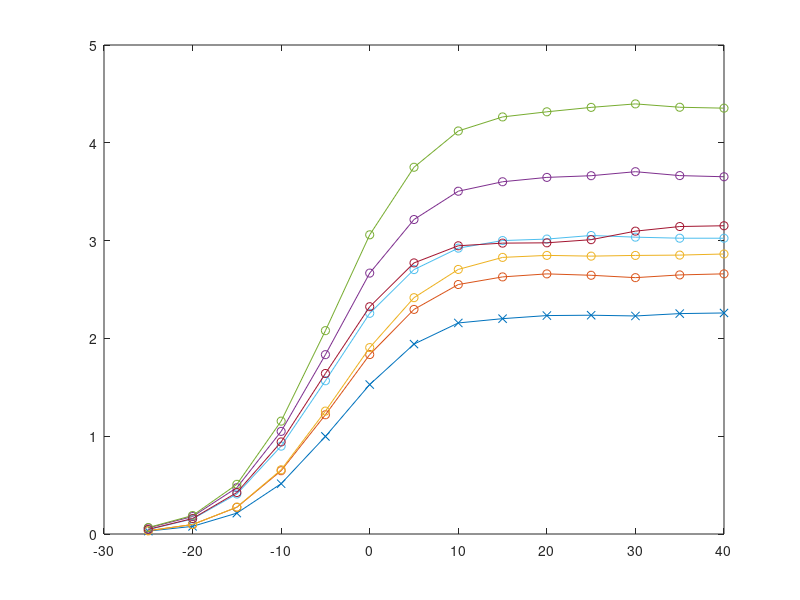

The MATLAB source for this figure: (Note: this script raises an error after producing the figure.)
load("min_master_list.mat");

load("all_master_list.mat");

max_power_list = -25:5:40;

mean_user_rates = mean(all_master_list,3);

figure(1)
plot(max_power_list,mean(min_master_list,'omitnan'),'DisplayName','Minimum secrecy rate','Marker','x');
hold on;
plot(max_power_list,mean_user_rates(:,1)','DisplayName','A1','Marker','o');
plot(max_power_list,mean_user_rates(:,2)','DisplayName','B1','Marker','o');
plot(max_power_list,mean_user_rates(:,3)','DisplayName','A2','Marker','o');
plot(max_power_list,mean_user_rates(:,4)','DisplayName','B2','Marker','o');
plot(max_power_list,mean_user_rates(:,5)','DisplayName','A3','Marker','o');
plot(max_power_list,mean_user_rates(:,6)','DisplayName','B3','Marker','o');

ax = gca;
ax.FontSize = 12;
xlim([-25 35])
xlabel('Maximum transmit power (dBm)')
ylabel('Secrecy Rate(bits/sec/Hz)')
title('Maximum transmit power against secrecy rate (4 IRS elements)')
lgd = legend('Location','eastoutside');
lgd.FontSize = 12;


